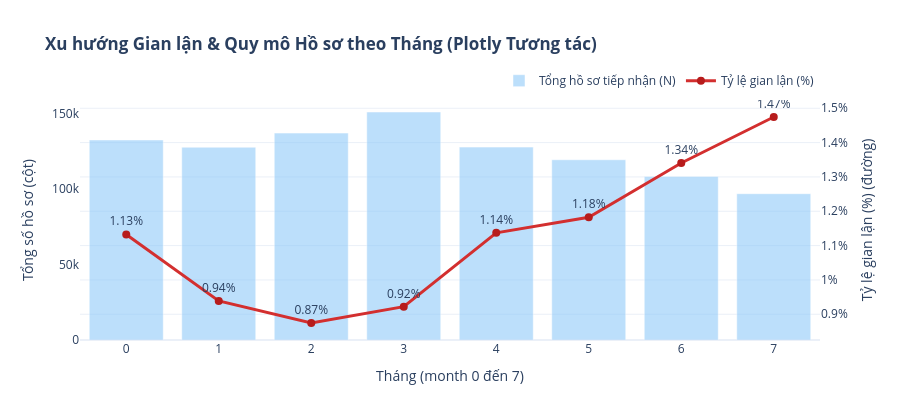

Notebook code cell kept with this figure:
### Markdown cell above
### 1.6 Hiện tượng trôi dạt theo thời gian (Temporal Shift)

Khảo sát tỷ lệ gian lận qua các tháng (cột `month` từ 0 đến 7) để kiểm tra tính ổn định phân phối:

### Code cell
# Tỷ lệ gian lận trung bình theo từng tháng
monthly_trend = df.groupby('month')[target_col].mean() * 100

plt.figure(figsize=(8, 4))
monthly_trend.plot(marker='o', color='#E53935', linewidth=2)
plt.title("Tỷ lệ gian lận qua các tháng (Temporal Shift)")
plt.xlabel("Tháng (0 đến 7)")
plt.ylabel("Tỷ lệ gian lận (%)")
plt.grid(True, linestyle='--')
plt.show()
display(df.groupby('month')[target_col].agg(N='count', Fraud_N='sum', Rate='mean').assign(Rate=lambda d: d['Rate']*100).round(3))

# Biểu đồ tương tác Plotly: Xu hướng gian lận & Số lượng hồ sơ theo từng tháng (Dual-axis)
monthly_summary = df.groupby('month')[target_col].agg(
    Tong_Ho_So='count',
    So_Ca_Gian_Lan='sum',
    Ty_Le_Gian_Lan='mean'
).reset_index()
monthly_summary['Ty_Le_Gian_Lan (%)'] = monthly_summary['Ty_Le_Gian_Lan'] * 100

fig_monthly = go.Figure()

# Cột: Tổng số hồ sơ tiếp nhận theo tháng
fig_monthly.add_trace(go.Bar(
    x=monthly_summary['month'],
    y=monthly_summary['Tong_Ho_So'],
    name='Tổng hồ sơ tiếp nhận (N)',
    marker_color='#90CAF9',
    opacity=0.6,
    yaxis='y'
))

# Đường: Tỷ lệ gian lận (%)
fig_monthly.add_trace(go.Scatter(
    x=monthly_summary['month'],
    y=monthly_summary['Ty_Le_Gian_Lan (%)'],
    name='Tỷ lệ gian lận (%)',
    mode='lines+markers+text',
    text=[f"{r:.2f}%" for r in monthly_summary['Ty_Le_Gian_Lan (%)']],
    textposition='top center',
    line=dict(color='#D32F2F', width=3),
    marker=dict(size=8, color='#B71C1C'),
    yaxis='y2'
))

fig_monthly.update_layout(
    title='<b>Xu hướng Gian lận & Quy mô Hồ sơ theo Tháng (Plotly Tương tác)</b>',
    xaxis=dict(title='Tháng (month 0 đến 7)', tickmode='linear'),
    yaxis=dict(title='Tổng số hồ sơ (cột)', showgrid=False),
    yaxis2=dict(
        title='Tỷ lệ gian lận (%) (đường)',
        overlaying='y',
        side='right',
        showgrid=True,
        ticksuffix='%'
    ),
    hovermode='x unified',
    template='plotly_white',
    height=420,
    legend=dict(orientation='h', yanchor='bottom', y=1.02, xanchor='right', x=1)
)

fig_monthly.show()

### Figure 1 — Plotly figure (JSON) as saved in the notebook; plotly's stock layout.template omitted (floating-point values rounded to 4 significant figures)
{"data": [{"marker": {"color": "#90CAF9"}, "name": "Tổng hồ sơ tiếp nhận (N)", "opacity": 0.6, "type": "bar", "x": [0, 1, 2, 3, 4, 5, 6, 7], "y": [132440, 127620, 136979, 150936, 127691, 119323, 108168, 96843], "yaxis": "y"}, {"line": {"color": "#D32F2F", "width": 3}, "marker": {"color": "#B71C1C", "size": 8}, "mode": "lines+markers+text", "name": "Tỷ lệ gian lận (%)", "text": ["1.13%", "0.94%", "0.87%", "0.92%", "1.14%", "1.18%", "1.34%", "1.47%"], "textposition": "top center", "type": "scatter", "x": [0, 1, 2, 3, 4, 5, 6, 7], "y": [1.133, 0.9387, 0.8746, 0.9222, 1.137, 1.183, 1.341, 1.475], "yaxis": "y2"}], "layout": {"height": 420, "hovermode": "x unified", "legend": {"orientation": "h", "x": 1, "xanchor": "right", "y": 1.02, "yanchor": "bottom"}, "title": {"text": "<b>Xu hướng Gian lận & Quy mô Hồ sơ theo Tháng (Plotly Tương tác)</b>"}, "xaxis": {"tickmode": "linear", "title": {"text": "Tháng (month 0 đến 7)"}}, "yaxis": {"showgrid": false, "title": {"text": "Tổng số hồ sơ (cột)"}}, "yaxis2": {"overlaying": "y", "showgrid": true, "side": "right", "ticksuffix": "%", "title": {"text": "Tỷ lệ gian lận (%) (đường)"}}}}
